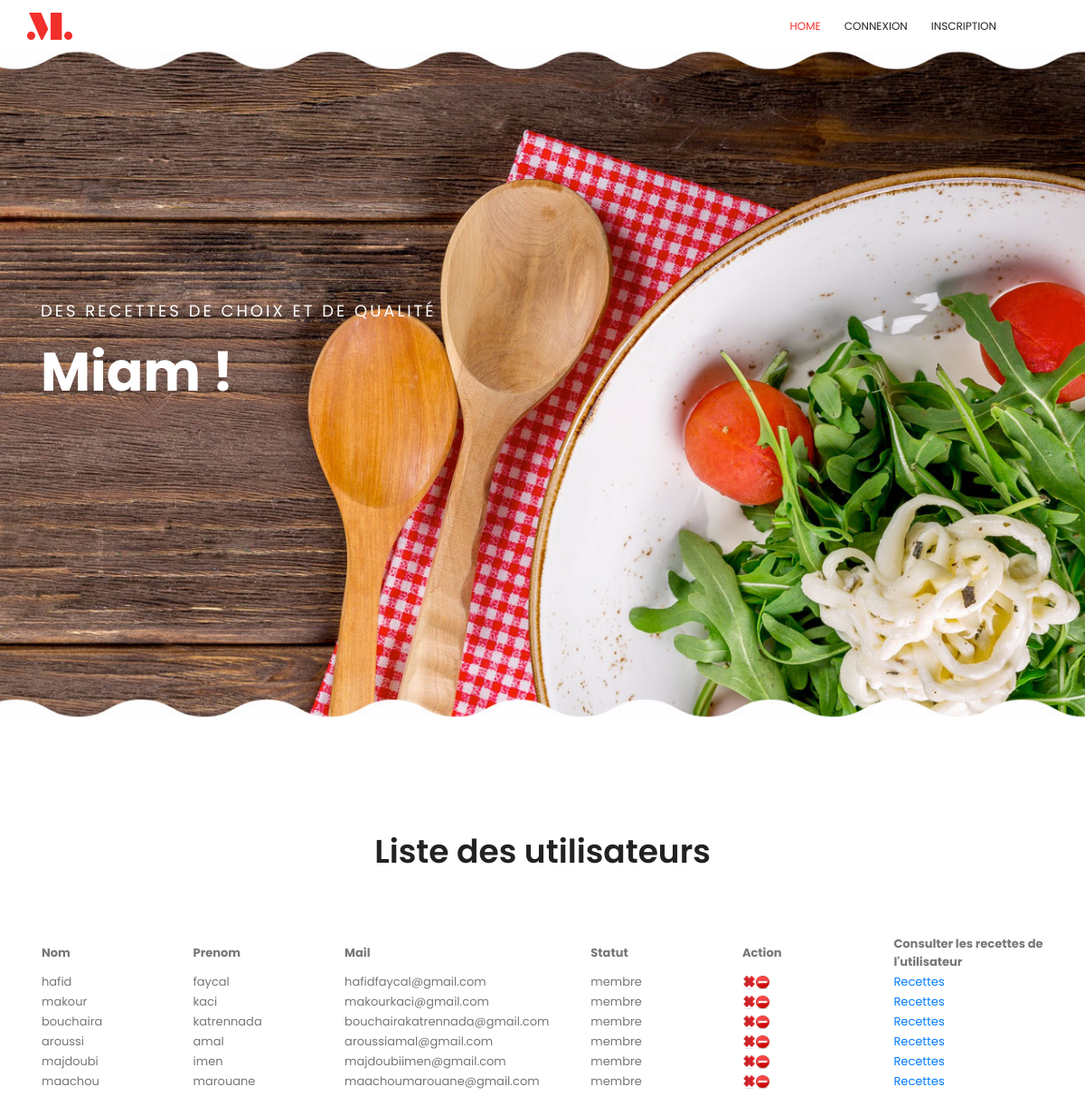
/assembled/user/admin2.php, run on the app's committed database.
### tables this page shows
CREATE TABLE `users` (
  `email` varchar(30) DEFAULT NULL,
  `id_user` int(255) NOT NULL,
  `nom` varchar(30) DEFAULT NULL,
  `pword` varchar(255) DEFAULT NULL,
  `prenom` varchar(30) DEFAULT NULL,
  `statut` varchar(30) DEFAULT NULL
);

### assembled/user/functions/select_from_bdd.php (called while the page is built, shortened)
<?php
    $req=$pdo->prepare($sql);
    $req->execute($arr);
    $result=$req->fetchAll(PDO::FETCH_ASSOC);

### assembled/user/ListeUtilisateurs.php (the view, shortened to what this page needs)
<?php
include ('../../fonct2/functions/connect_bdd.php');
$sql="SELECT id_user, nom, prenom, statut, email FROM users WHERE email!='admin@gmail.com'";
$arr=array();
include "functions/select_from_bdd.php";
echo "<div style='visibilty:hdden;'><table style='table-layout: fixed;
  width: 100%;
  height:20%;
  border-collapse: collapse;
  font-size:small;'>
    <thead>
        <tr>
            <th style='width: 80%;'>Nom</th>
            <th style='width: 80%;'>Prenom</th>
            <th style='width: 130%;'>Mail</th>
            <th style='width: 80%;' >Statut</th>
            <th style='width: 80%;'>Action</th>
            <th style='width: 80%;'>Consulter les recettes de l'utilisateur</th>
        </tr>
    </thead>
            <tbody>";
foreach ($result as $user){
    echo "
    <tr>
        <td style='width: 80%;'>".$user['nom']."</td>
        <td style='width: 80%;'>".$user['prenom']."</td>
        <td style='width: 130%;'>".$user['email']."</td>
        <td style='width: 80%;'>".$user['statut']."</td>
        <td style='width: 80%;' ><a href='action_on_user.php?id=".$user['id_user']."&action=delete'><img src=\"delete-button.png\" width='15' height='15'/></a><a href='action_on_user.php?id=".$user['id_user']."&action=block'><img src=\"bloquer.jpg\" width='15' height='15' /></a></td>
        <td><a href='recettes_user.php?id=".$user['id_user']."'>Recettes</a></td>
    </tr>
    ";
}
echo "</tbody></table></div>";

### assembled/user/head.php (shortened to what this page needs)
<?php
echo "<head>\n
    \n
    <meta name=\"viewport\" content=\"width=device-width, initial-scale=1, shrink-to-fit=no\">\n
    \n
    <link rel=\"shortcut icon\" href=\"img/fav.png\">\n
    \n
    <meta name=\"description\" content=\"\">\n
    \n
    <meta name=\"keywords\" content=\"\">\n
    \n
    <meta charset=\"UTF-8\">\n
    \n
    <title>Restaurant</title>\n
    <link href=\"https://fonts.googleapis.com/css?family=Poppins:100,200,400,300,500,600,700\" rel=\"stylesheet\">\n
    <!--
    CSS
    ============================================= -->
    <link rel=\"stylesheet\" href=\"css/linearicons.css\">\n
    <link rel=\"stylesheet\" href=\"css/font-awesome.min.css\">\n
    <link rel=\"stylesheet\" href=\"css/bootstrap.css\">\n
    <link rel=\"stylesheet\" href=\"css/magnific-popup.css\">\n
    <link rel=\"stylesheet\" href=\"css/nice-select.css\">\n
    <link rel=\"stylesheet\" href=\"css/animate.min.css\">\n
    <link rel=\"stylesheet\" href=\"css/owl.carousel.css\">\n
    <link rel=\"stylesheet\" href=\"css/main.css\">\n
</head>\n";
?>

### assembled/user/admin2.php (shortened to what this page needs)
<?php
include("head.php");
echo "<body>\n";
include ("header.php");
include("banner.php");
?>
<section class="related-area section-gap">
    <div class="container">
        <div class="row d-flex justify-content-center">
            <div class="menu-content pb-60 col-lg-8">
                <div class="title text-center">
                    <?php
                        if (isset($_SESSION)){
                            echo"<h1 class=\"mb-10\">Liste des utilisateurs</h1>";
                        }
                        else {
                            echo"<h1 class=\"mb-10\">Les recettes</h1>";
                        }
                        ?>
                </div>
            </div>
        </div>
        <div class="content">
        <?php
        if (isset($_SESSION)){
            include("ListeUtilisateurs.php");
        }
        else {
            include("viewRecettes.php");
        }
        ?>
    </div>
    </div>
</section>
</body>
</html>

### assembled/user/header.php (shortened to what this page needs)
<?php
echo "<header id=\"header\" id=\"home\">
    <div class=\"container\">
        <div class=\"row align-items-center justify-content-between d-flex\">
            <div id=\"logo\">
                <a href=\"index.html\"><img src=\"img/logo.png\" alt=\"\" title=\"\" /></a>
            </div>
            <nav id=\"nav-menu-container\">
                <ul class=\"nav-menu\">
                    <li class=\"menu-active\"><a href=\"index.php\">Home</a></li>";
                    if ($_SESSION){
                        if ($_SESSION['statut']!="visiteur")
                        {
                            if($_SESSION['id_user']==1){
                                echo "
                            <li><a href=\"admin2.php\">Liste des utilisateurs</a></li>
                            <li><a href=\"modif.php\">Mon compte</a></li>
                            <li><a href=\"deconnexion.php\">Deconnexion</a></li>";
                            }
                            else {
                                echo "
                    <li><a href=\"modif.php\">Mon compte</a></li>
                    <li><a href=\"deconnexion.php\">Deconnexion</a></li>";
                            }
                        }
                        else {
                            echo "
                       <li><a href=\"index2.php\">Connexion</a></li>
                       <li><a href=\"user_inscription.php\">Inscription</a></li>";
                        }
                        }
                    else {
                        echo "
                       <li><a href=\"index2.php\">Connexion</a></li>
                       <li><a href=\"user_inscription.php\">Inscription</a></li>";
                    }
                    echo "
                </ul>
            </nav>
        </div>
    </div>
</header>";
?>

### assembled/user/banner.php (shortened to what this page needs)
<?php
echo "<section class=\"banner-area relative\" id=\"home\">
    <div class=\"container\">
        <div class=\"row fullscreen d-flex align-items-center justify-content-start\">
            <div class=\"banner-content col-lg-8 col-md-12\">
                <h4 class=\"text-white text-uppercase\">Des recettes de choix et de qualité</h4>
                <h1>
Miam !
                </h1>
            </div>
        </div>
    </div>
</section>";
?>

### assembled/user/css/main.css (style rules this page uses)
body { color:#777;font-family:"Poppins",sans-serif;font-size:14px;font-weight:300;line-height:1.625em;position:relative }
ol,ul { margin:0;padding:0;list-style:none }
a { -webkit-transition:all 0.3s ease 0s;-moz-transition:all 0.3s ease 0s;-o-transition:all 0.3s ease 0s;transition:all 0.3s ease 0s }
a,a:focus,a:hover { text-decoration:none;outline:0 }
h1,h2,h3,h4,h5,h6 { font-family:"Poppins",sans-serif;color:#222;line-height:1.2em !important;margin-bottom:0;margin-top:0;font-weight:600 }
h1,.h1 { font-size:36px }
h4,.h4 { font-size:18px }
td,th { border-radius:0px }
.mb-10 { margin-bottom:10px }
.pb-60 { padding-bottom:60px }
.text-white { color:#fff }
.text-center { text-align:center }
.relative { position:relative }
h1 { font-size:36px }
h4 { font-size:18px }
h1,h2,h3,h4,h5,h6 { line-height:1.5em }
#header { padding:14px 0;position:fixed;left:0;top:0;right:0;transition:all 0.5s;z-index:997 }
#header #logo img { padding:0;margin:0 }
.nav-menu,.nav-menu * { margin:0;padding:0;list-style:none }
.nav-menu li { position:relative;white-space:nowrap }
.nav-menu>li { float:left }
#nav-menu-container { margin:0 }
@media (min-width: 1024px) { #nav-menu-container { padding-right:60px } }
.nav-menu a { padding:0 8px 0px 8px;text-decoration:none;display:inline-block;color:#222;font-weight:400;font-size:12px;text-transform:uppercase;outline:none }
.nav-menu li:hover>a,.nav-menu>.menu-active>a { color:#f42f2c }
.nav-menu>li { margin-left:10px }
.section-gap { padding:120px 0 }
.banner-area { background:url(../img/header-bg.jpg) right;background-size:cover }
.banner-content { text-align:left }
.banner-content h1 { color:#fff;font-size:60px;font-weight:700;line-height:1em;margin-top:20px;margin-bottom:20px }
.banner-content h4 { font-weight:400;letter-spacing:3px }

### data on the page
users: nom "hafid", prenom "faycal", email "hafidfaycal@gmail.com", statut "membre"
users: nom "makour", prenom "kaci", email "makourkaci@gmail.com", statut "membre"
users: nom "bouchaira", prenom "katrennada", email "bouchairakatrennada@gmail.com", statut "membre"
users: nom "aroussi", prenom "amal", email "aroussiamal@gmail.com", statut "membre"
users: nom "majdoubi", prenom "imen", email "majdoubiimen@gmail.com", statut "membre"
users: nom "maachou", prenom "marouane", email "maachoumarouane@gmail.com", statut "membre"
